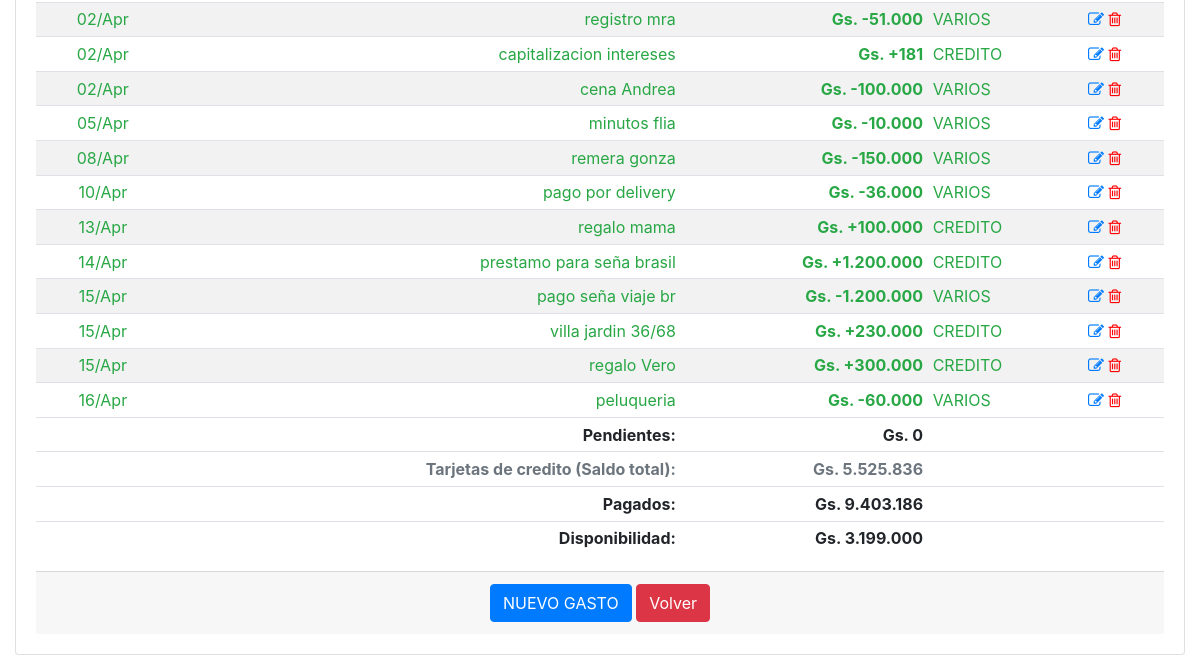
Page /historico_gastos_detalle/2026-04 (signed in, lower part) on the earlier database version.
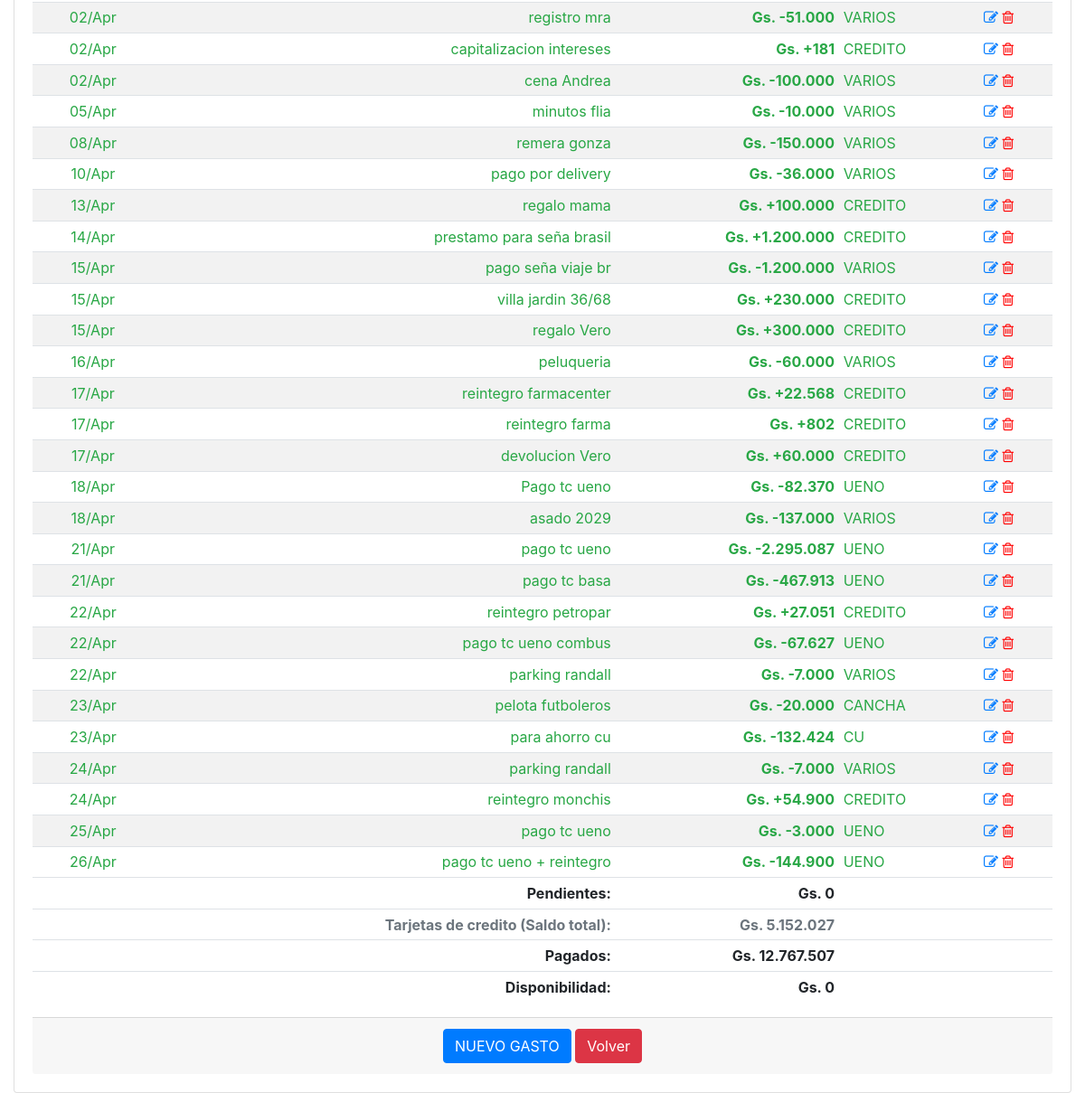
Same page on the later database version.
### app/models.py (models this page shows, shortened)
class GastosFijos(db.Model):
    __tablename__='gastos_fijos'
    id = db.Column(db.Integer, primary_key=True)
    date = db.Column(db.Date, nullable=False)
    fecha_pagar = db.Column(db.Date, nullable=False)
    descripcion = db.Column(db.String(100), nullable=False)
    monto = db.Column(db.Integer)
    operacion = db.Column(db.Boolean, server_default=u'False')
    pagado = db.Column(db.Boolean, server_default=u'False')
    id_agrupador_gastos = db.Column(db.Integer, db.ForeignKey('agrupador_gastos.id'), nullable=True)
    agrupador_gastos = db.relationship('AgrupadorGastos',backref='agrupador_gastos', foreign_keys=[id_agrupador_gastos])

class AgrupadorGastos(db.Model):
    __tablename__='agrupador_gastos'
    id = db.Column(db.Integer, primary_key=True)
    agrupador = db.Column(db.String(100), nullable=False)

### app/routes.py (the view)
@app.route('/historico_gastos_detalle/', defaults={'periodo':datetime.now().strftime('%Y-%m')}, methods=['GET', 'POST'])
@app.route('/historico_gastos_detalle/<string:periodo>', methods=['GET', 'POST'])
@login_required
def historico_gastos_detalle(periodo):
    date_obj = datetime.strptime(periodo, '%Y-%m')
    fechas={'mes_anterior':date_obj-relativedelta(months=1), 'mes_actual':date_obj, 'mes_siguiente':date_obj+relativedelta(months=1)}
    gastos = GastosFijos.query.filter(func.strftime("%Y-%m", GastosFijos.fecha_pagar)==periodo).order_by(GastosFijos.fecha_pagar, GastosFijos.id).all()
    if not gastos:
        precarga_deudas(periodo)
        gastos = GastosFijos.query.filter(func.strftime("%Y-%m", GastosFijos.fecha_pagar)==periodo).all()
    deuda = deuda_total(gastos)
    credito, pendientes, pagados = calcular_disponibilidad(periodo)#SALARIO_NETO -  deuda
    disponibilidad = credito - pagados
    balance_movimientos, balance_mensual = balance_cuenta()
    return render_template('historico_gastos_detalle.html', periodo=periodo, gastos=gastos, deuda=pagados, disponibilidad=disponibilidad, pendientes=pendientes, fechas=fechas, balance_movimientos=balance_movimientos)

### app/models.py (called while the page is built)
@login.user_loader
def load_user(id):
    return User.query.get(int(id))

### app/utilitarios.py (called while the page is built)
def deuda_total(deudas):
    saldo = 0
    for deuda in deudas:
        if deuda.pagado and deuda.descripcion!='REFERENCIA':
            if not deuda.operacion:
                saldo += deuda.monto
            else:
                saldo -= deuda.monto
    return saldo

### app/templates/historico_gastos_detalle.html (shortened to what this page needs)
{% extends "base.html" %}
{% block main %}
<div class="card">
    <div class="card-body">
        <div class="table-responsive">
            <table class="table table-striped table-sm">
                <tbody>
                    {% for gasto in gastos %}
                    <tr class="{{ 'text-success' if gasto.pagado else 'text-danger' }}">
                        <td class="card-text text-center">{{ gasto.fecha_pagar.strftime('%d/%b') }}</td>
                        <td class="card-text text-right">{{ gasto.descripcion }}</td>
                        <td class="card-text text-right"><strong>Gs. {{ "+" if gasto.operacion else "-" }}{{ "{:,.0f}".format(gasto.monto).replace(",", ".") }}</strong></td>
                        <td class="card-text text-left">{{ gasto.agrupador_gastos.agrupador }}</td>
                        <td class="align-self-end">
                            <a href="{{ url_for('modificar_gasto', gasto_id=gasto.id) }}"><i class="fa fa-pencil-square-o"></i></a>
                            <a href="{{ url_for('borrar_gasto', gasto_id=gasto.id) }}" style="color:red"><i class="fa fa-trash-o"></i></a>
                        </td>
                    </tr>
                    {% endfor %}
                </tbody>
                <tfoot>
                    <tr>
                        <td></td>
                        <td class="card-text text-right"><strong>Pendientes:</strong></td>
                        <td class="card-text text-right"><strong>Gs. {{ "{:,.0f}".format(pendientes).replace(",", ".") }}</strong></td>
                        <td></td>
                        <td></td>
                    </tr>
                    <tr class="{{ 'text-secondary' }}">
                        <td></td>
                        <td class="card-text text-right"><strong>Tarjetas de credito (Saldo total):</strong></td>
                        <td class="card-text text-right"><strong>Gs. {{ "{:,.0f}".format(balance_movimientos|int).replace(",", ".") }}</strong></td>
                        <td></td>
                        <td></td>
                    </tr>
                    <tr>
                        <td></td>
                        <td class="card-text text-right"><strong>Pagados:</strong></td>
                        <td class="card-text text-right"><strong>Gs. {{ "{:,.0f}".format(deuda).replace(",", ".") }}</strong></td>
                        <td></td>
                        <td></td>
                    </tr>
                    <tr>
                        <td></td>
                        <td class="card-text text-right"><strong>Disponibilidad:</strong></td>
                        <td class="card-text text-right"><strong>Gs. {{ "{:,.0f}".format(disponibilidad).replace(",", ".") }}</strong></td>
                        <td></td>
                        <td></td>
                    </tr>
                </tfoot>
            </table>
        </div>
        <div class="card-footer text-muted text-center">
            <a href="{{ url_for('nuevo_gasto') }}" class="btn btn-primary">NUEVO GASTO</a>
            <a href="#" onclick="goBack()" class="btn btn-danger">Volver</a>
        </div>
    </div>
</div>
{% endblock %}

Differences in the rows shown:
added GastosFijos: fecha_pagar "17/Apr", descripcion "reintegro farmacenter", operacion "+", monto "22.568", agrupador_gastos.agrupador "CREDITO"
added GastosFijos: fecha_pagar "17/Apr", descripcion "reintegro farma", operacion "+", monto "802", agrupador_gastos.agrupador "CREDITO"
added GastosFijos: fecha_pagar "17/Apr", descripcion "devolucion Vero", operacion "+", monto "60.000", agrupador_gastos.agrupador "CREDITO"
added GastosFijos: fecha_pagar "18/Apr", descripcion "Pago tc ueno", operacion "-", monto "82.370", agrupador_gastos.agrupador "UENO"
added GastosFijos: fecha_pagar "18/Apr", descripcion "asado 2029", operacion "-", monto "137.000", agrupador_gastos.agrupador "VARIOS"
added GastosFijos: fecha_pagar "21/Apr", descripcion "pago tc ueno", operacion "-", monto "2.295.087", agrupador_gastos.agrupador "UENO"
added GastosFijos: fecha_pagar "21/Apr", descripcion "pago tc basa", operacion "-", monto "467.913", agrupador_gastos.agrupador "UENO"
added GastosFijos: fecha_pagar "22/Apr", descripcion "reintegro petropar", operacion "+", monto "27.051", agrupador_gastos.agrupador "CREDITO"
added GastosFijos: fecha_pagar "22/Apr", descripcion "pago tc ueno combus", operacion "-", monto "67.627", agrupador_gastos.agrupador "UENO"
added GastosFijos: fecha_pagar "22/Apr", descripcion "parking randall", operacion "-", monto "7.000", agrupador_gastos.agrupador "VARIOS"
added GastosFijos: fecha_pagar "23/Apr", descripcion "pelota futboleros", operacion "-", monto "20.000", agrupador_gastos.agrupador "CANCHA"
added GastosFijos: fecha_pagar "23/Apr", descripcion "para ahorro cu", operacion "-", monto "132.424", agrupador_gastos.agrupador "CU"
added GastosFijos: fecha_pagar "24/Apr", descripcion "parking randall", operacion "-", monto "7.000", agrupador_gastos.agrupador "VARIOS"
added GastosFijos: fecha_pagar "24/Apr", descripcion "reintegro monchis", operacion "+", monto "54.900", agrupador_gastos.agrupador "CREDITO"
added GastosFijos: fecha_pagar "25/Apr", descripcion "pago tc ueno", operacion "-", monto "3.000", agrupador_gastos.agrupador "UENO"
added GastosFijos: fecha_pagar "26/Apr", descripcion "pago tc ueno + reintegro", operacion "-", monto "144.900", agrupador_gastos.agrupador "UENO"
Other differences:
{{ "{:,.0f}".format(balance_movimientos|int).replace(",", ".") }}: "5.525.836" → "5.152.027"
{{ "{:,.0f}".format(deuda).replace(",", ".") }}: "9.403.186" → "12.767.507"
{{ "{:,.0f}".format(disponibilidad).replace(",", ".") }}: "3.199.000" → "0"
